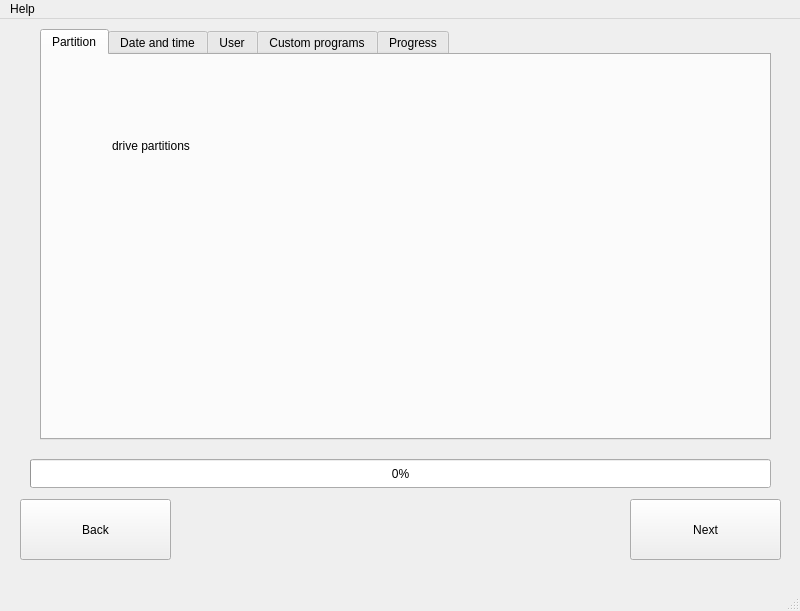
<?xml version="1.0" encoding="UTF-8"?>
<ui version="4.0">
 <class>MainWindow</class>
 <widget class="QMainWindow" name="MainWindow">
  <property name="geometry">
   <rect>
    <x>0</x>
    <y>0</y>
    <width>800</width>
    <height>611</height>
   </rect>
  </property>
  <property name="windowTitle">
   <string>Voncloft-OS Instaler</string>
  </property>
  <widget class="QWidget" name="centralwidget">
   <widget class="QPushButton" name="pushButton">
    <property name="geometry">
     <rect>
      <x>630</x>
      <y>480</y>
      <width>151</width>
      <height>61</height>
     </rect>
    </property>
    <property name="text">
     <string>Next</string>
    </property>
   </widget>
   <widget class="QTabWidget" name="tabWidget">
    <property name="geometry">
     <rect>
      <x>40</x>
      <y>10</y>
      <width>731</width>
      <height>411</height>
     </rect>
    </property>
    <property name="currentIndex">
     <number>0</number>
    </property>
    <widget class="QWidget" name="tab">
     <attribute name="title">
      <string>Partition</string>
     </attribute>
     <widget class="QLabel" name="label">
      <property name="geometry">
       <rect>
        <x>70</x>
        <y>30</y>
        <width>201</width>
        <height>121</height>
       </rect>
      </property>
      <property name="text">
       <string>drive partitions</string>
      </property>
     </widget>
    </widget>
    <widget class="QWidget" name="tab_2">
     <attribute name="title">
      <string>Date and time</string>
     </attribute>
     <widget class="QCalendarWidget" name="calendarWidget">
      <property name="geometry">
       <rect>
        <x>130</x>
        <y>110</y>
        <width>448</width>
        <height>237</height>
       </rect>
      </property>
     </widget>
     <widget class="QDateTimeEdit" name="dateTimeEdit">
      <property name="geometry">
       <rect>
        <x>250</x>
        <y>40</y>
        <width>194</width>
        <height>34</height>
       </rect>
      </property>
     </widget>
    </widget>
    <widget class="QWidget" name="tab_3">
     <attribute name="title">
      <string>User</string>
     </attribute>
     <widget class="QTextEdit" name="textEdit">
      <property name="geometry">
       <rect>
        <x>230</x>
        <y>30</y>
        <width>231</width>
        <height>41</height>
       </rect>
      </property>
     </widget>
     <widget class="QLabel" name="label_2">
      <property name="geometry">
       <rect>
        <x>130</x>
        <y>40</y>
        <width>101</width>
        <height>27</height>
       </rect>
      </property>
      <property name="text">
       <string>Username</string>
      </property>
     </widget>
     <widget class="QLabel" name="label_3">
      <property name="geometry">
       <rect>
        <x>130</x>
        <y>110</y>
        <width>85</width>
        <height>27</height>
       </rect>
      </property>
      <property name="text">
       <string>Password</string>
      </property>
     </widget>
     <widget class="QLineEdit" name="lineEdit">
      <property name="geometry">
       <rect>
        <x>230</x>
        <y>100</y>
        <width>231</width>
        <height>41</height>
       </rect>
      </property>
      <property name="inputMask">
       <string/>
      </property>
      <property name="text">
       <string/>
      </property>
      <property name="echoMode">
       <enum>QLineEdit::Password</enum>
      </property>
     </widget>
    </widget>
    <widget class="QWidget" name="tab_5">
     <attribute name="title">
      <string>Custom programs</string>
     </attribute>
    </widget>
    <widget class="QWidget" name="tab_4">
     <attribute name="title">
      <string>Progress</string>
     </attribute>
     <widget class="QPlainTextEdit" name="plainTextEdit">
      <property name="geometry">
       <rect>
        <x>20</x>
        <y>20</y>
        <width>711</width>
        <height>331</height>
       </rect>
      </property>
     </widget>
    </widget>
   </widget>
   <widget class="QPushButton" name="pushButton_2">
    <property name="geometry">
     <rect>
      <x>20</x>
      <y>480</y>
      <width>151</width>
      <height>61</height>
     </rect>
    </property>
    <property name="text">
     <string>Back</string>
    </property>
   </widget>
   <widget class="QProgressBar" name="progressBar">
    <property name="geometry">
     <rect>
      <x>30</x>
      <y>440</y>
      <width>741</width>
      <height>29</height>
     </rect>
    </property>
    <property name="value">
     <number>0</number>
    </property>
   </widget>
  </widget>
  <widget class="QMenuBar" name="menubar">
   <property name="geometry">
    <rect>
     <x>0</x>
     <y>0</y>
     <width>800</width>
     <height>32</height>
    </rect>
   </property>
   <widget class="QMenu" name="menuHelp">
    <property name="title">
     <string>Help</string>
    </property>
    <addaction name="actionAbout"/>
   </widget>
   <addaction name="menuHelp"/>
  </widget>
  <widget class="QStatusBar" name="statusbar"/>
  <action name="actionAbout">
   <property name="text">
    <string>About</string>
   </property>
  </action>
 </widget>
 <resources/>
 <connections/>
</ui>
